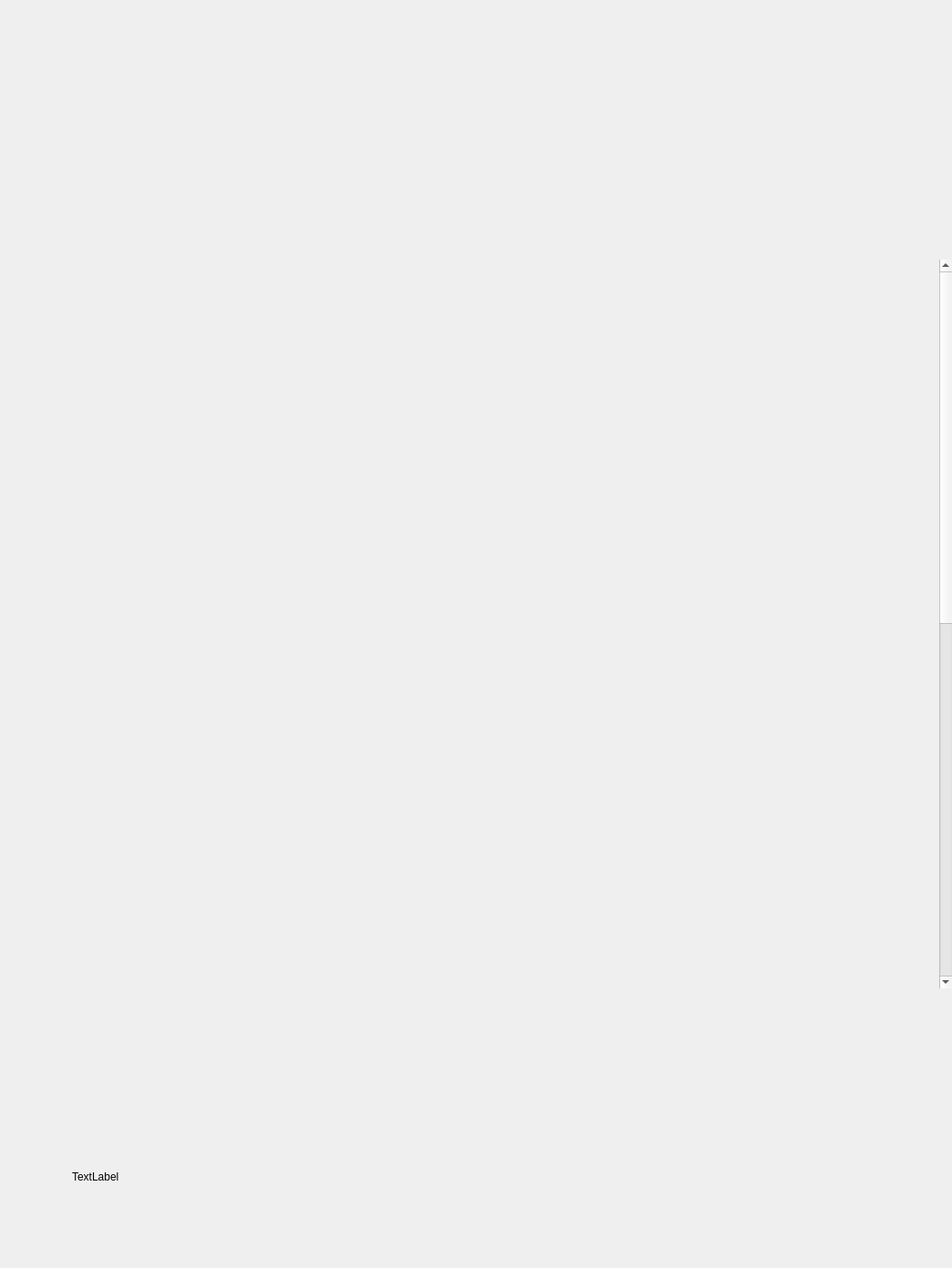
<?xml version="1.0" encoding="UTF-8"?>
<ui version="4.0">
 <class>sandwich_premium</class>
 <widget class="QWidget" name="sandwich_premium">
  <property name="geometry">
   <rect>
    <x>0</x>
    <y>0</y>
    <width>1045</width>
    <height>1392</height>
   </rect>
  </property>
  <property name="minimumSize">
   <size>
    <width>1045</width>
    <height>1392</height>
   </size>
  </property>
  <property name="windowTitle">
   <string>Form</string>
  </property>
  <property name="styleSheet">
   <string notr="true"/>
  </property>
  <layout class="QVBoxLayout" name="verticalLayout">
   <property name="leftMargin">
    <number>0</number>
   </property>
   <property name="topMargin">
    <number>0</number>
   </property>
   <property name="rightMargin">
    <number>0</number>
   </property>
   <property name="bottomMargin">
    <number>0</number>
   </property>
   <item>
    <widget class="QWidget" name="widget" native="true">
     <property name="minimumSize">
      <size>
       <width>0</width>
       <height>0</height>
      </size>
     </property>
     <property name="styleSheet">
      <string notr="true">background-image: url(:/image/sandwich_page/background_sandwich_premium.png);</string>
     </property>
     <layout class="QVBoxLayout" name="verticalLayout_3">
      <property name="spacing">
       <number>0</number>
      </property>
      <property name="leftMargin">
       <number>0</number>
      </property>
      <property name="topMargin">
       <number>0</number>
      </property>
      <property name="rightMargin">
       <number>0</number>
      </property>
      <property name="bottomMargin">
       <number>0</number>
      </property>
      <item>
       <spacer name="verticalSpacer_1">
        <property name="orientation">
         <enum>Qt::Vertical</enum>
        </property>
        <property name="sizeType">
         <enum>QSizePolicy::Fixed</enum>
        </property>
        <property name="sizeHint" stdset="0">
         <size>
          <width>20</width>
          <height>45</height>
         </size>
        </property>
       </spacer>
      </item>
      <item>
       <layout class="QHBoxLayout" name="horizontalLayout_1">
        <item>
         <spacer name="horizontalSpacer_5">
          <property name="orientation">
           <enum>Qt::Horizontal</enum>
          </property>
          <property name="sizeType">
           <enum>QSizePolicy::Fixed</enum>
          </property>
          <property name="sizeHint" stdset="0">
           <size>
            <width>30</width>
            <height>20</height>
           </size>
          </property>
         </spacer>
        </item>
        <item>
         <widget class="QPushButton" name="pushButton_back">
          <property name="minimumSize">
           <size>
            <width>85</width>
            <height>80</height>
           </size>
          </property>
          <property name="styleSheet">
           <string notr="true">background-image: url(:/image/button/go_back_btn.png);</string>
          </property>
          <property name="text">
           <string/>
          </property>
          <property name="flat">
           <bool>true</bool>
          </property>
         </widget>
        </item>
        <item>
         <spacer name="horizontalSpacer_4">
          <property name="orientation">
           <enum>Qt::Horizontal</enum>
          </property>
          <property name="sizeHint" stdset="0">
           <size>
            <width>0</width>
            <height>0</height>
           </size>
          </property>
         </spacer>
        </item>
        <item>
         <widget class="QPushButton" name="pushButton_home">
          <property name="minimumSize">
           <size>
            <width>85</width>
            <height>80</height>
           </size>
          </property>
          <property name="styleSheet">
           <string notr="true">background-image: url(:/image/button/go_home_btn.png);</string>
          </property>
          <property name="text">
           <string/>
          </property>
          <property name="flat">
           <bool>true</bool>
          </property>
         </widget>
        </item>
        <item>
         <spacer name="horizontalSpacer_6">
          <property name="orientation">
           <enum>Qt::Horizontal</enum>
          </property>
          <property name="sizeType">
           <enum>QSizePolicy::Fixed</enum>
          </property>
          <property name="sizeHint" stdset="0">
           <size>
            <width>30</width>
            <height>20</height>
           </size>
          </property>
         </spacer>
        </item>
       </layout>
      </item>
      <item>
       <spacer name="verticalSpacer_2">
        <property name="orientation">
         <enum>Qt::Vertical</enum>
        </property>
        <property name="sizeType">
         <enum>QSizePolicy::Fixed</enum>
        </property>
        <property name="sizeHint" stdset="0">
         <size>
          <width>20</width>
          <height>160</height>
         </size>
        </property>
       </spacer>
      </item>
      <item>
       <widget class="QScrollArea" name="scrollArea">
        <property name="minimumSize">
         <size>
          <width>0</width>
          <height>800</height>
         </size>
        </property>
        <property name="styleSheet">
         <string notr="true">background-image: url(:/transparent.png);</string>
        </property>
        <property name="frameShape">
         <enum>QFrame::NoFrame</enum>
        </property>
        <property name="widgetResizable">
         <bool>true</bool>
        </property>
        <widget class="QWidget" name="scrollAreaWidgetContents">
         <property name="geometry">
          <rect>
           <x>0</x>
           <y>0</y>
           <width>1031</width>
           <height>1630</height>
          </rect>
         </property>
         <property name="autoFillBackground">
          <bool>false</bool>
         </property>
         <property name="styleSheet">
          <string notr="true"/>
         </property>
         <layout class="QVBoxLayout" name="verticalLayout_2">
          <item>
           <layout class="QHBoxLayout" name="horizontalLayout_2">
            <item>
             <widget class="QPushButton" name="pushButton_1">
              <property name="minimumSize">
               <size>
                <width>0</width>
                <height>362</height>
               </size>
              </property>
              <property name="maximumSize">
               <size>
                <width>247</width>
                <height>16777215</height>
               </size>
              </property>
              <property name="styleSheet">
               <string notr="true">background-image: url(:/image/sandwich_page/premium/click_off/t_1.png);</string>
              </property>
              <property name="text">
               <string/>
              </property>
              <property name="flat">
               <bool>true</bool>
              </property>
             </widget>
            </item>
            <item>
             <widget class="QPushButton" name="pushButton_2">
              <property name="minimumSize">
               <size>
                <width>0</width>
                <height>362</height>
               </size>
              </property>
              <property name="maximumSize">
               <size>
                <width>247</width>
                <height>16777215</height>
               </size>
              </property>
              <property name="styleSheet">
               <string notr="true">background-image: url(:/image/sandwich_page/premium/click_off/t_2.png);</string>
              </property>
              <property name="text">
               <string/>
              </property>
              <property name="default">
               <bool>false</bool>
              </property>
              <property name="flat">
               <bool>true</bool>
              </property>
             </widget>
            </item>
            <item>
             <widget class="QPushButton" name="pushButton_3">
              <property name="enabled">
               <bool>true</bool>
              </property>
              <property name="minimumSize">
               <size>
                <width>0</width>
                <height>362</height>
               </size>
              </property>
              <property name="maximumSize">
               <size>
                <width>247</width>
                <height>16777215</height>
               </size>
              </property>
              <property name="styleSheet">
               <string notr="true">background-image: url(:/image/sandwich_page/premium/click_off/t_3.png);</string>
              </property>
              <property name="text">
               <string/>
              </property>
              <property name="flat">
               <bool>true</bool>
              </property>
             </widget>
            </item>
           </layout>
          </item>
          <item>
           <spacer name="verticalSpacer_5">
            <property name="orientation">
             <enum>Qt::Vertical</enum>
            </property>
            <property name="sizeType">
             <enum>QSizePolicy::Fixed</enum>
            </property>
            <property name="sizeHint" stdset="0">
             <size>
              <width>20</width>
              <height>40</height>
             </size>
            </property>
           </spacer>
          </item>
          <item>
           <layout class="QHBoxLayout" name="horizontalLayout_3">
            <item>
             <widget class="QPushButton" name="pushButton_4">
              <property name="minimumSize">
               <size>
                <width>0</width>
                <height>362</height>
               </size>
              </property>
              <property name="maximumSize">
               <size>
                <width>247</width>
                <height>16777215</height>
               </size>
              </property>
              <property name="styleSheet">
               <string notr="true">background-image: url(:/image/sandwich_page/premium/click_off/t_4.png);</string>
              </property>
              <property name="text">
               <string/>
              </property>
              <property name="flat">
               <bool>true</bool>
              </property>
             </widget>
            </item>
            <item>
             <widget class="QPushButton" name="pushButton_5">
              <property name="minimumSize">
               <size>
                <width>0</width>
                <height>362</height>
               </size>
              </property>
              <property name="maximumSize">
               <size>
                <width>247</width>
                <height>16777215</height>
               </size>
              </property>
              <property name="styleSheet">
               <string notr="true">background-image: url(:/image/sandwich_page/premium/click_off/t_5.png);</string>
              </property>
              <property name="text">
               <string/>
              </property>
              <property name="flat">
               <bool>true</bool>
              </property>
             </widget>
            </item>
            <item>
             <widget class="QPushButton" name="pushButton_6">
              <property name="minimumSize">
               <size>
                <width>0</width>
                <height>362</height>
               </size>
              </property>
              <property name="maximumSize">
               <size>
                <width>247</width>
                <height>16777215</height>
               </size>
              </property>
              <property name="styleSheet">
               <string notr="true">background-image: url(:/image/sandwich_page/premium/click_off/t_6.png);</string>
              </property>
              <property name="text">
               <string/>
              </property>
              <property name="flat">
               <bool>true</bool>
              </property>
             </widget>
            </item>
           </layout>
          </item>
          <item>
           <spacer name="verticalSpacer_6">
            <property name="orientation">
             <enum>Qt::Vertical</enum>
            </property>
            <property name="sizeType">
             <enum>QSizePolicy::Fixed</enum>
            </property>
            <property name="sizeHint" stdset="0">
             <size>
              <width>20</width>
              <height>40</height>
             </size>
            </property>
           </spacer>
          </item>
          <item>
           <layout class="QHBoxLayout" name="horizontalLayout_5">
            <item>
             <widget class="QPushButton" name="pushButton_7">
              <property name="minimumSize">
               <size>
                <width>0</width>
                <height>362</height>
               </size>
              </property>
              <property name="maximumSize">
               <size>
                <width>247</width>
                <height>16777215</height>
               </size>
              </property>
              <property name="styleSheet">
               <string notr="true">background-image: url(:/image/sandwich_page/premium/click_off/t_7.png);</string>
              </property>
              <property name="text">
               <string/>
              </property>
              <property name="flat">
               <bool>true</bool>
              </property>
             </widget>
            </item>
            <item>
             <widget class="QPushButton" name="pushButton_8">
              <property name="minimumSize">
               <size>
                <width>0</width>
                <height>362</height>
               </size>
              </property>
              <property name="maximumSize">
               <size>
                <width>247</width>
                <height>16777215</height>
               </size>
              </property>
              <property name="styleSheet">
               <string notr="true">background-image: url(:/image/sandwich_page/premium/click_off/t_8.png);</string>
              </property>
              <property name="text">
               <string/>
              </property>
              <property name="flat">
               <bool>true</bool>
              </property>
             </widget>
            </item>
            <item>
             <widget class="QPushButton" name="pushButton_9">
              <property name="minimumSize">
               <size>
                <width>0</width>
                <height>362</height>
               </size>
              </property>
              <property name="maximumSize">
               <size>
                <width>247</width>
                <height>16777215</height>
               </size>
              </property>
              <property name="styleSheet">
               <string notr="true">background-image: url(:/image/sandwich_page/premium/click_off/t_9.png);</string>
              </property>
              <property name="text">
               <string/>
              </property>
              <property name="flat">
               <bool>true</bool>
              </property>
             </widget>
            </item>
           </layout>
          </item>
          <item>
           <spacer name="verticalSpacer_7">
            <property name="orientation">
             <enum>Qt::Vertical</enum>
            </property>
            <property name="sizeType">
             <enum>QSizePolicy::Fixed</enum>
            </property>
            <property name="sizeHint" stdset="0">
             <size>
              <width>20</width>
              <height>40</height>
             </size>
            </property>
           </spacer>
          </item>
          <item>
           <layout class="QHBoxLayout" name="horizontalLayout_6">
            <item>
             <widget class="QPushButton" name="pushButton_10">
              <property name="minimumSize">
               <size>
                <width>0</width>
                <height>362</height>
               </size>
              </property>
              <property name="maximumSize">
               <size>
                <width>247</width>
                <height>16777215</height>
               </size>
              </property>
              <property name="styleSheet">
               <string notr="true">background-image: url(:/image/sandwich_page/premium/click_off/t_10.png);</string>
              </property>
              <property name="text">
               <string/>
              </property>
              <property name="flat">
               <bool>true</bool>
              </property>
             </widget>
            </item>
            <item>
             <widget class="QPushButton" name="pushButton_11">
              <property name="enabled">
               <bool>false</bool>
              </property>
              <property name="minimumSize">
               <size>
                <width>0</width>
                <height>362</height>
               </size>
              </property>
              <property name="maximumSize">
               <size>
                <width>247</width>
                <height>16777215</height>
               </size>
              </property>
              <property name="styleSheet">
               <string notr="true">background-image: url(:/transparent.png);</string>
              </property>
              <property name="text">
               <string/>
              </property>
              <property name="flat">
               <bool>true</bool>
              </property>
             </widget>
            </item>
            <item>
             <widget class="QPushButton" name="pushButton_12">
              <property name="enabled">
               <bool>false</bool>
              </property>
              <property name="minimumSize">
               <size>
                <width>0</width>
                <height>362</height>
               </size>
              </property>
              <property name="maximumSize">
               <size>
                <width>247</width>
                <height>16777215</height>
               </size>
              </property>
              <property name="styleSheet">
               <string notr="true">background-image: url(:/transparent.png);</string>
              </property>
              <property name="text">
               <string/>
              </property>
              <property name="flat">
               <bool>true</bool>
              </property>
             </widget>
            </item>
           </layout>
          </item>
         </layout>
        </widget>
       </widget>
      </item>
      <item>
       <spacer name="verticalSpacer">
        <property name="orientation">
         <enum>Qt::Vertical</enum>
        </property>
        <property name="sizeHint" stdset="0">
         <size>
          <width>20</width>
          <height>40</height>
         </size>
        </property>
       </spacer>
      </item>
      <item>
       <spacer name="verticalSpacer_3">
        <property name="orientation">
         <enum>Qt::Vertical</enum>
        </property>
        <property name="sizeType">
         <enum>QSizePolicy::Fixed</enum>
        </property>
        <property name="sizeHint" stdset="0">
         <size>
          <width>20</width>
          <height>40</height>
         </size>
        </property>
       </spacer>
      </item>
      <item>
       <layout class="QHBoxLayout" name="horizontalLayout_4">
        <item>
         <spacer name="horizontalSpacer">
          <property name="orientation">
           <enum>Qt::Horizontal</enum>
          </property>
          <property name="sizeType">
           <enum>QSizePolicy::Fixed</enum>
          </property>
          <property name="sizeHint" stdset="0">
           <size>
            <width>70</width>
            <height>20</height>
           </size>
          </property>
         </spacer>
        </item>
        <item>
         <widget class="QScrollArea" name="scrollArea_2">
          <property name="minimumSize">
           <size>
            <width>630</width>
            <height>0</height>
           </size>
          </property>
          <property name="maximumSize">
           <size>
            <width>16777215</width>
            <height>140</height>
           </size>
          </property>
          <property name="styleSheet">
           <string notr="true">background-image: url(:/transparent.png);</string>
          </property>
          <property name="frameShape">
           <enum>QFrame::NoFrame</enum>
          </property>
          <property name="horizontalScrollBarPolicy">
           <enum>Qt::ScrollBarAlwaysOff</enum>
          </property>
          <property name="widgetResizable">
           <bool>true</bool>
          </property>
          <widget class="QWidget" name="scrollAreaWidgetContents_2">
           <property name="geometry">
            <rect>
             <x>0</x>
             <y>0</y>
             <width>630</width>
             <height>140</height>
            </rect>
           </property>
           <layout class="QVBoxLayout" name="verticalLayout_4">
            <item>
             <widget class="QLabel" name="label">
              <property name="styleSheet">
               <string notr="true">background-image: url(:/transparent.png);</string>
              </property>
              <property name="text">
               <string>TextLabel</string>
              </property>
             </widget>
            </item>
           </layout>
          </widget>
         </widget>
        </item>
        <item>
         <spacer name="horizontalSpacer_2">
          <property name="orientation">
           <enum>Qt::Horizontal</enum>
          </property>
          <property name="sizeHint" stdset="0">
           <size>
            <width>20</width>
            <height>40</height>
           </size>
          </property>
         </spacer>
        </item>
        <item>
         <widget class="QPushButton" name="pushButton_next">
          <property name="minimumSize">
           <size>
            <width>229</width>
            <height>101</height>
           </size>
          </property>
          <property name="styleSheet">
           <string notr="true">background-image: url(:/image/button/Forward Arrow.png);</string>
          </property>
          <property name="text">
           <string/>
          </property>
          <property name="flat">
           <bool>true</bool>
          </property>
         </widget>
        </item>
        <item>
         <spacer name="horizontalSpacer_3">
          <property name="orientation">
           <enum>Qt::Horizontal</enum>
          </property>
          <property name="sizeType">
           <enum>QSizePolicy::Fixed</enum>
          </property>
          <property name="sizeHint" stdset="0">
           <size>
            <width>30</width>
            <height>20</height>
           </size>
          </property>
         </spacer>
        </item>
       </layout>
      </item>
      <item>
       <spacer name="verticalSpacer_4">
        <property name="orientation">
         <enum>Qt::Vertical</enum>
        </property>
        <property name="sizeType">
         <enum>QSizePolicy::Fixed</enum>
        </property>
        <property name="sizeHint" stdset="0">
         <size>
          <width>20</width>
          <height>45</height>
         </size>
        </property>
       </spacer>
      </item>
     </layout>
    </widget>
   </item>
  </layout>
 </widget>
 <resources/>
 <connections/>
</ui>
